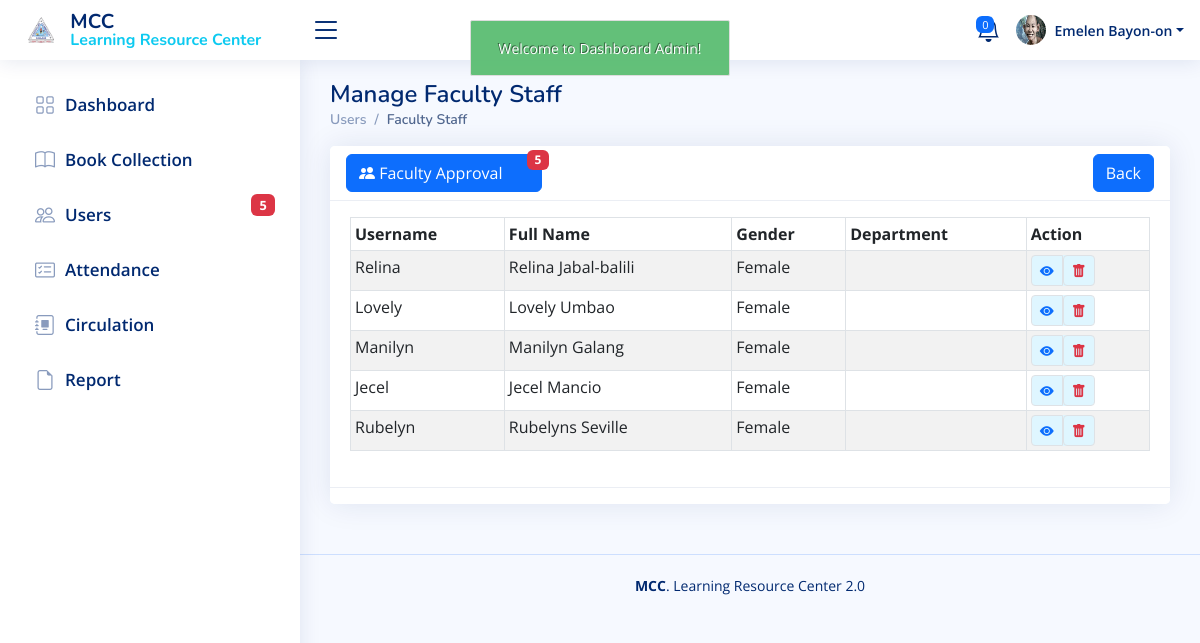
The app's page /admin/user_faculty.php (signed in), older data.
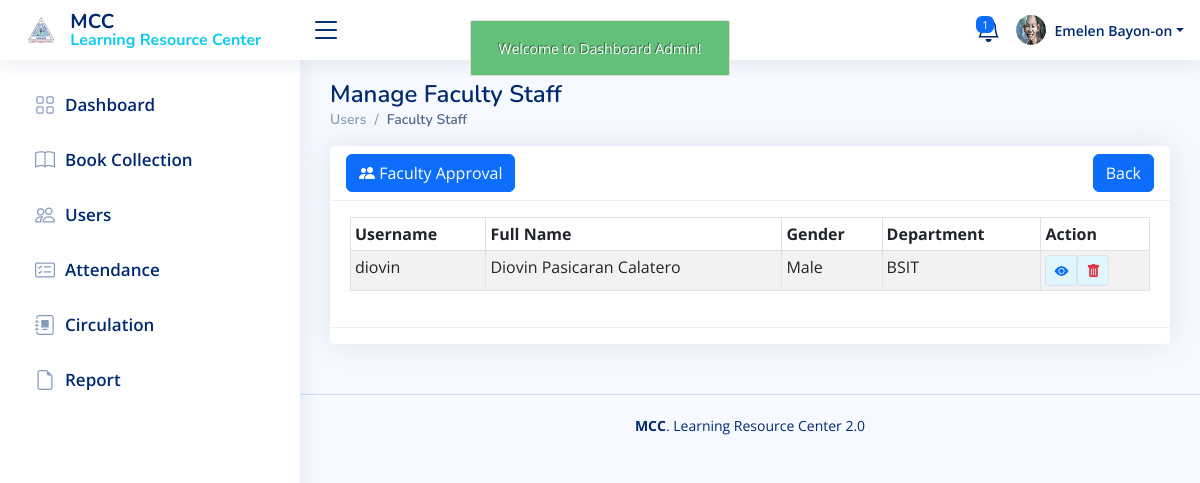
The same page, newer data.
### tables this page shows
CREATE TABLE `faculty` (
  `faculty_id` int(11) NOT NULL,
  `faculty_log_id` int(11) NOT NULL,
  `lastname` varchar(50) NOT NULL,
  `firstname` varchar(50) NOT NULL,
  `middlename` varchar(50) NOT NULL,
  `gender` varchar(45) NOT NULL,
  `course` varchar(45) NOT NULL,
  `address` varchar(45) NOT NULL,
  `cell_no` varchar(25) NOT NULL,
  `birthdate` varchar(45) NOT NULL,
  `email` varchar(100) NOT NULL,
  `username` varchar(255) NOT NULL,
  `password` varchar(255) NOT NULL,
  `cpassword` varchar(255) NOT NULL,
  `role_as` varchar(50) NOT NULL,
  `status` varchar(50) NOT NULL,
  `faculty_added` datetime NOT NULL,
  `qr_code` varchar(255) NOT NULL,
  `reset_token` varchar(2) NOT NULL,
  `token_expiry` datetime NOT NULL
);

### admin/user_faculty.php (the view, shortened to what the changed rows need)
<?php
include('authentication.php');
include('includes/header.php');
include('./includes/sidebar.php');
?>
<main id="main" class="main">
     <div class="pagetitle">
          <h1>Manage Faculty Staff</h1>
     </div>
     <section class="section">
          <div class="row">
               <div class="col-lg-12">
                    <div class="card">
                         <div class="card-header d-flex justify-content-between align-items-center">
                              <a href="user_faculty_approval.php" class="btn btn-primary position-relative">
    <i class="bi bi-people-fill"></i>
    Faculty Approval
    <?php
$sql = "SELECT COUNT(*) AS pending_student_count FROM faculty WHERE (role_as = 'faculty' OR role_as = 'staff') AND status = 'pending'";
$result = mysqli_query($con, $sql);
$row = mysqli_fetch_assoc($result);
$pendingStudentCount = $row['pending_student_count'];
        if ($pendingStudentCount > 0) {
            echo '<span class="badge bg-danger" id="facultybadge">' . $pendingStudentCount . '</span>';
        }
    ?>
</a>
                         </div>
                         <div class="card-body">
                              <div class="table-responsive mt-3">
                                   <table id="myDataTable" class="table table-bordered table-striped table-sm">
                                        <thead>
                                             <tr>
                                                  <th>Username</th>
                                                  <th>Full Name</th>
                                                  <th>Gender</th>
                                                  <th>Department</th>
                                                  <th>Action</th>
                                             </tr>
                                        </thead>
                                        <tbody>
                                             <?php
                                             $query = "SELECT * FROM faculty WHERE status = 'approved' AND (role_as = 'faculty' OR role_as = 'staff') ORDER BY faculty_id ASC";
                                             $query_run = mysqli_query($con, $query);
                                             if(mysqli_num_rows($query_run))
                                             {
                                                  foreach($query_run as $user)
                                                  {
                                                       ?>
                                             <tr>
                                                  <td><?=$user['username'];?></td>
                                                  <td>
                                                       <?=$user['firstname'].' '.$user['middlename'].' '.$user['lastname']?>
                                                  </td>
                                                  <td><?=$user['gender'];?></td>
                                                  <td><?=$user['course'];?></td>
                                                  <td class=" justify-content-center">
                                                       <div class="btn-group" style="background: #DFF6FF;  ">
                                                            <a href="user_faculty_view.php?id=<?=$user['faculty_id']; ?>"
                                                                 name=""
                                                                 class="viewBookBtn btn btn-sm  border text-primary"
                                                                 data-bs-toggle="tooltip" data-bs-placement="bottom"
                                                                 title="View Faculty Staff">
                                                                 <i class="bi bi-eye-fill"></i>
                                                            </a>
                                                            <form action="user_faculty_code.php" method="POST">
                                                                 <button type="submit" name="delete_faculty"
                                                                      value="<?=$user['faculty_id'];?>"
                                                                      class="btn btn-sm  border text-danger"
                                                                      data-bs-toggle="tooltip"
                                                                      data-bs-placement="bottom" title="Delete Faculty Staff">
                                                                      <i class="bi bi-trash-fill"></i>
                                                                 </button>
                                                            </form>
                                                       </div>
                                                  </td>
                                             </tr>
                                             <?php
                                                  }
                                             }
                                             ?>
                                        </tbody>
                                   </table>
                              </div>
                         </div>
                    </div>
               </div>
          </div>
     </section>
</main>
<?php
include('./includes/script.php');
?>

### admin/includes/topnav.php (shortened to what the changed rows need)
<header id="header" class="header fixed-top d-flex align-items-center">
     <nav class="header-nav ms-auto">
          <ul class="d-flex align-items-center">
               <li class="nav-item dropdown me-3">
                    <a class="nav-link nav-icon fs-4" href="#" data-bs-toggle="dropdown">
                         <?php
                                             $query = "SELECT COUNT(DISTINCT user_id) AS total_borrowers FROM holds WHERE hold_status = 'Hold'";
                                             $query_run = mysqli_query($con, $query);
                                             if ($query_run) {
                                                 $row = mysqli_fetch_assoc($query_run);
                                                 $total_borrowers = $row['total_borrowers'];
                                                 echo '<span class="badge bg-primary badge-number">'.$total_borrowers.'</span>';
                                             } else {
                                                 echo '<span class="badge bg-primary badge-number">0</span>';
                                             }
                                             ?>
                    </a>
               </li>
          </ul>
     </nav>
</header>

### admin/includes/sidebar.php (shortened to what the changed rows need)
<aside id="sidebar" class="sidebar" id="v-pills-tab" role="tablist">
     <?php  $page = substr($_SERVER['SCRIPT_NAME'], strrpos($_SERVER['SCRIPT_NAME'], "/")+ 1); ?>
     <ul class="sidebar-nav" id="sidebar-nav">
          <li class="nav-item">
    <a class="nav-link collapsed<?= ($page == 'users.php' ||
        $page == 'user_student.php' ||
        $page == 'user_student_add.php' ||
        $page == 'user_student_view.php' ||
        $page == 'user_student_edit.php' ||
        $page == 'user_faculty.php' ||
        $page == 'user_student_approval.php') ? ' active' : '' ?>"
        href="users.php">
        <i class="bi bi-people"></i><span>Users</span>
        <?php
            $user_sql = "SELECT COUNT(*) AS pending_count FROM user WHERE status = 'pending'";
            $faculty_sql = "SELECT COUNT(*) AS pending_count FROM faculty WHERE status = 'pending'";
            $user_result = mysqli_query($con, $user_sql);
            $faculty_result = mysqli_query($con, $faculty_sql);
            $user_row = mysqli_fetch_assoc($user_result);
            $faculty_row = mysqli_fetch_assoc($faculty_result);
            $pendingCount = $user_row['pending_count'] + $faculty_row['pending_count'];
            if ($pendingCount > 0) {
                echo '<span class="badge bg-danger">' . $pendingCount . '</span>';
            }
        ?>
    </a>
</li>
     </ul>
</aside>

Row changes from the older to the newer data that the page shows:
removed faculty: username "Relina", firstname "Relina", lastname "Jabal-balili", gender "Female", $user['faculty_id'] 6 (drawn)
removed faculty: username "Lovely", firstname "Lovely", lastname "Umbao", gender "Female", $user['faculty_id'] 7 (drawn)
removed faculty: username "Manilyn", firstname "Manilyn", lastname "Galang", gender "Female", $user['faculty_id'] 8 (drawn)
removed faculty: username "Jecel", firstname "Jecel", lastname "Mancio", gender "Female", $user['faculty_id'] 9 (drawn)
removed faculty: username "Rubelyn", firstname "Rubelyns", lastname "Seville", gender "Female", $user['faculty_id'] 10 (drawn)
added faculty: username "diovin", firstname "Diovin", middlename "Pasicaran", lastname "Calatero", gender "Male", course "BSIT", $user['faculty_id'] 12 (drawn)
Text that changed along with them:
$total_borrowers: "0" → "1"
$pendingCount: "5" → (not shown)
$pendingStudentCount: "5" → (not shown)
